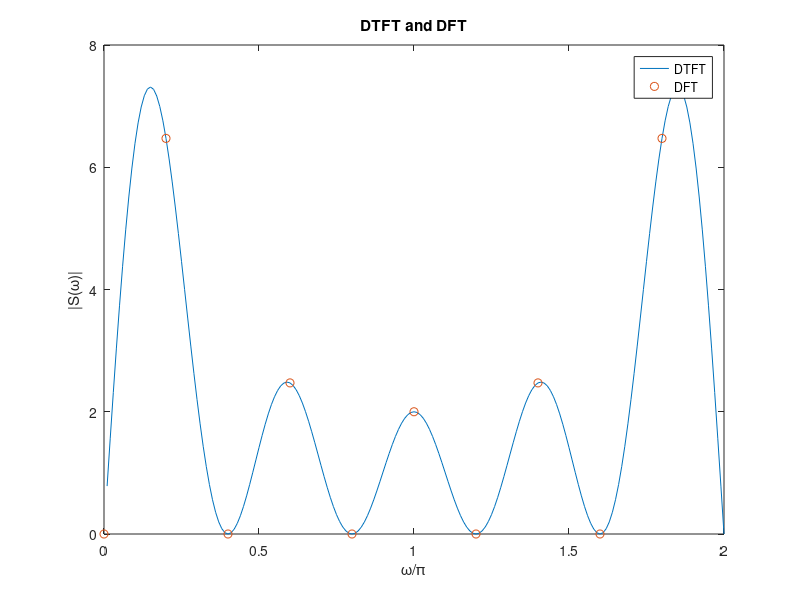
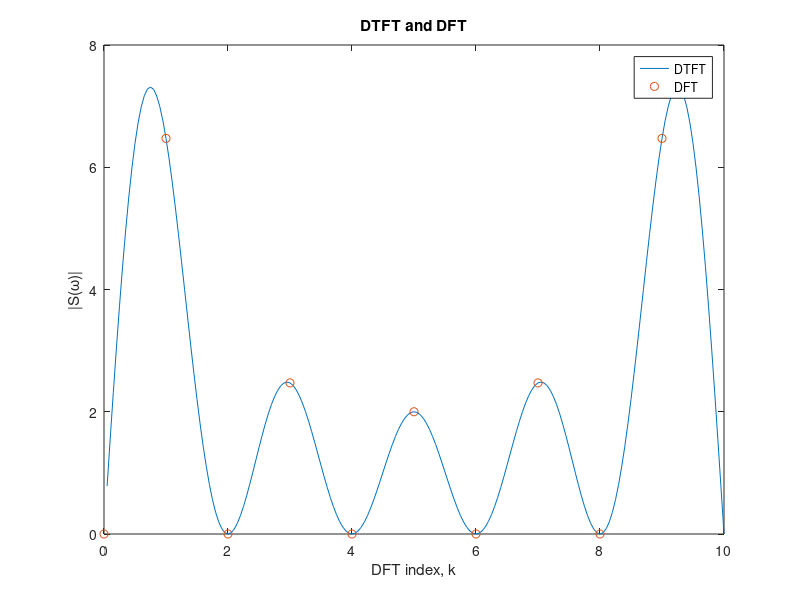

These charts were generated, in order, by the following MATLAB code:
clear; clc;
w = 0:(2*pi/200):(2*pi);
for i = 1:1:201
    top = 1 - exp(-5*j*w(i));
    topSquared = top * top;
    bottom = 1 - exp(-j * w(i));
    Sw(i) = abs(topSquared/bottom);
end
figure(1);
plot(0:2/200:2,Sw);
hold on;
Sk(1) = 0;
for i=2:1:10
    ktop = 2*(1 - ((-1) .^ (i-1)));
    kbottom = 1 - exp(-j * pi * (i-1) / 5);
    Sk(i) = ktop/kbottom;
end
plot(0:2/10:1.8,abs(Sk),"LineStyle","none","Marker","o");
legend('DTFT', 'DFT');
title("DTFT and DFT");
xlabel("ω/π");
ylabel("|S(ω)|")
hold off;

figure(2);
plot(0:10/200:10,Sw);
hold on;
plot(0:1:9,abs(Sk),"LineStyle","none","Marker","o");
legend('DTFT', 'DFT');
title("DTFT and DFT");
xlabel("DFT index, k");
ylabel("|S(ω)|")